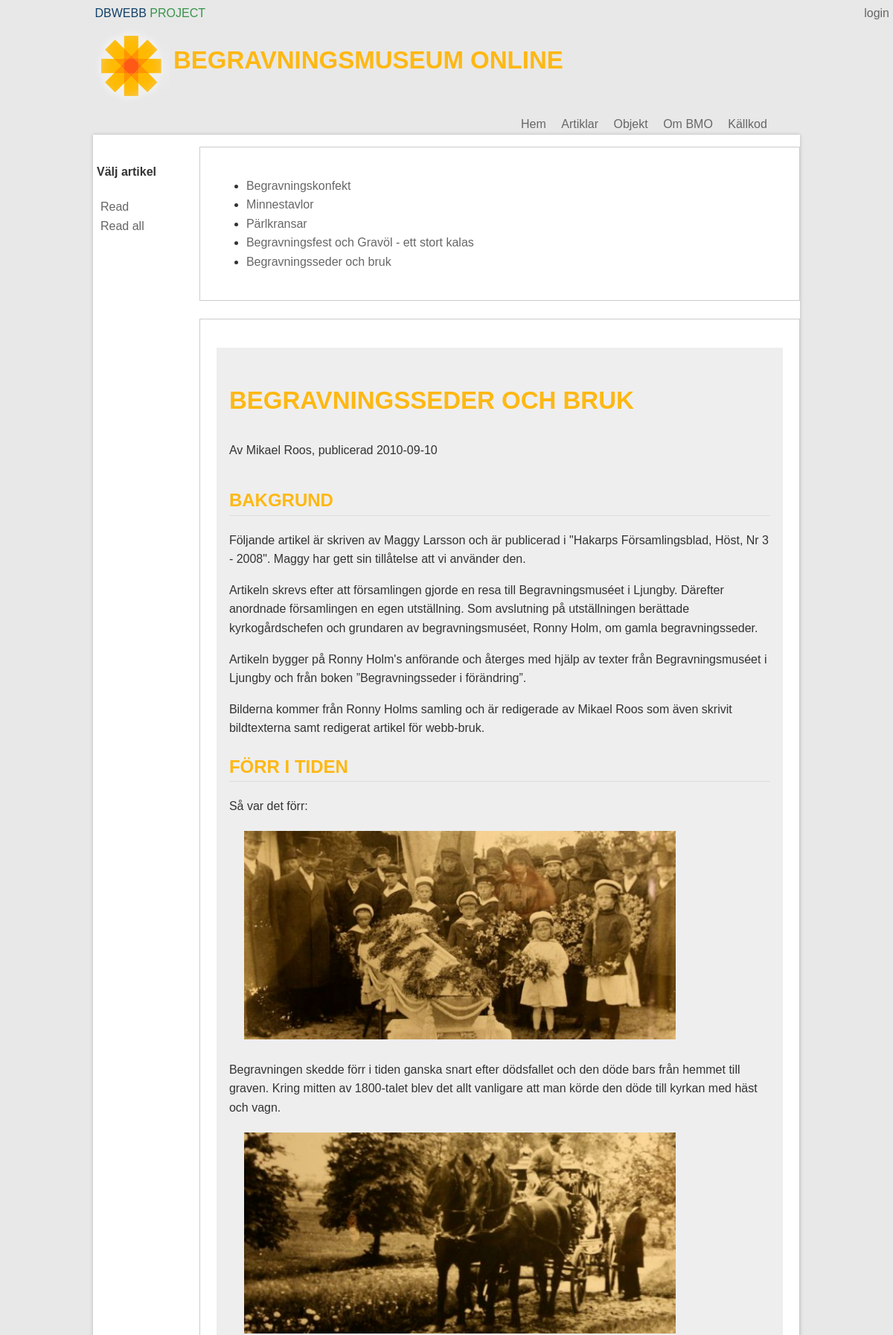
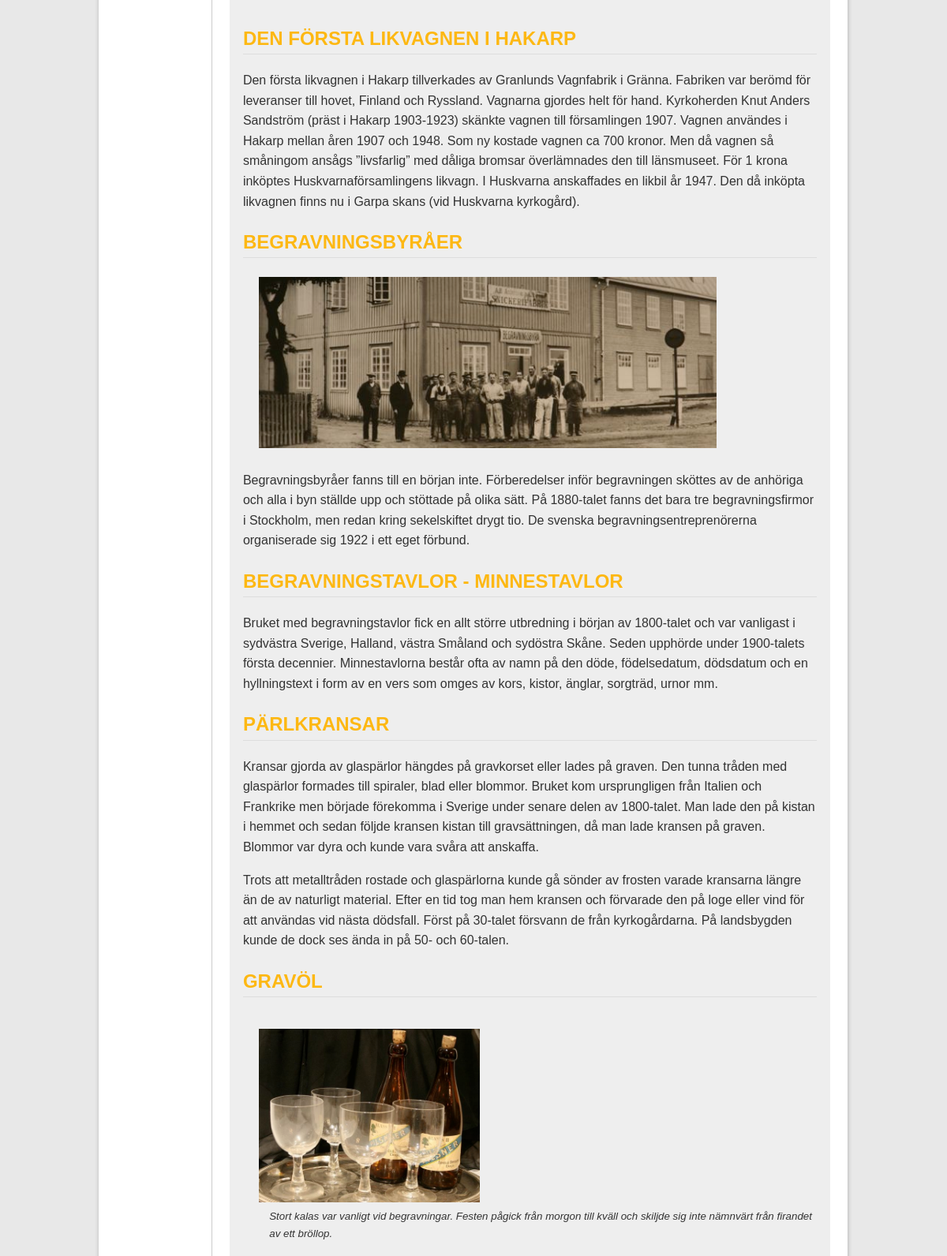
The page /article.php?p=showArticle&a=Begravningsseder och bruk (upper part) on the database its author committed (2 pictures, top to bottom).
### tables this page shows
CREATE TABLE "Article" ("id" INTEGER PRIMARY KEY  AUTOINCREMENT  NOT NULL  UNIQUE , "category" TEXT, "title" TEXT, "content" TEXT, "author" TEXT, "pubdate" DATETIME NOT NULL  DEFAULT CURRENT_DATE);

### incl/article/showArticle.php (the view, shortened to what this page needs)
<?php
$db= new PDO("sqlite:$dbPath");
$db->setAttribute(PDO::ATTR_ERRMODE, PDO::ERRMODE_WARNING);
$stmt = $db->prepare('SELECT * FROM Article WHERE category = "article";');
$stmt->execute();
$res = $stmt->fetchAll(PDO::FETCH_ASSOC);
$current = null;
$a=null;
if(isset($_GET["a"])){
	$a = $_GET["a"];
}
?>
	<fieldset>
		<ul>
		<?php foreach($res as $article): ?>
			<li><a href="<?php echo $currentArticle="?p=showArticle&a=" . $article['title']; ?>"><?php echo $article['title']; ?></a>
		<?php endforeach; ?>
		</ul>
	</fieldset>
	<?php if(isset($a)){
		foreach($res as $article){
			if($a == $article['title']){
				$current = $article;
			}
		}
	}
	?>
	<?php if(isset($current)): ?>
	<fieldset>
		<p>
			<div style="background:#eee; border:1px solid #eee;padding:1em;overflow:auto;">
				<h1><?php echo $current['title']; ?></h1>
				<p class="by-author"><?php echo $current['author'] . ', publicerad ' . $current['pubdate']; ?></p>
				<p><?php echo $current['content']; ?></p>
			</div>
		</p>
	</fieldset>
	<?php endif;?>

### incl/header.php (shortened to what this page needs)
 <!DOCTYPE html>
<html lang="sv">
<head>
	<link rel="stylesheet" href="style/FiddeStyle.css" title="Styling">
	<link rel="alternate stylesheet" href="style/debug.css" title="Debug style">
	<link rel="alternate stylesheet" href="style/style.css">
</head>
	<body <?php if(isset($pageId)) echo " id='$pageId' "; ?>>
	<header id="above">
		<?php echo userLoginMenu(); ?>
		<div id="topMenu">
			<nav class="related">
				<a href="#"><span style="color:#114069">DBWEBB</span> <span style="color:#369449">PROJECT</span></a>
			</nav>
		</div>
	</header>
	<div class="containerWrapper">
		<header id="top">
			<div class="left">
				<img src="img/logo.png" alt="htmlphp logo" style="padding-right: 5px;">
			</div>
			<h1>BEGRAVNINGSMUSEUM ONLINE</h1>
		</header>
		<nav class="navMenu">
			<a id="index-"     href="index.php">Hem</a>
			<a id="article-" href="article.php">Artiklar</a>
			<a id="object-" href="#">Objekt</a>
			<a id="about-" href="about.php">Om BMO</a>
			<a id="source-" href="viewsource.php">Källkod</a>
		</nav>

### src/login.php (shortened to what this page needs)
<?php
function userIsAuthenticated() {
  if(isset($_SESSION['authenticated'])) {
    return $_SESSION['authenticated'];
  } else {
    return false;
  }
}
function userLoginMenu() {
  $menu = array(
    "login"   => "login.php?p=login",
    "status"   => "login.php",
    "logout"   => "login.php?p=logout",
  );
  if(userIsAuthenticated()) {
    unset($menu['login']);
  } else {
    unset($menu['status']);
    unset($menu['logout']);
  }
  $html = "<nav class='login'>";
  foreach($menu as $key=>$val) {
    $html .= "<a href='$val'>$key</a> ";
  }
  $html .= "</nav>";
  return $html;
}

### article.php (shortened to what this page needs)
<?php
	$pageId = "BMO-Artiklar";
	$p=null;
	if(isset($_GET["p"])){
		$p = $_GET["p"];
	}
	$path = "incl/article";
	$file = null;
	if($p == "showArticle"){
		$file = "showArticle.php";
	}
	elseif($p == "read-all"){
		$title ="BMO-alla artiklar";
		$file = "showAllArticle.php";
	}
	else{
		$title = "Artiklar";
		$file = "default.php";
	}
?>
<?php include("incl/header.php"); ?>
<div id="content">
	<div class="justify">
		<aside class="left">
			<?php include("$path/aside.php");?>
		</aside>
		<article class="right border" style="width:85%;">
			<?php include("$path/$file");?>
		</article>
	</div>
</div>
<?php include("incl/footer.php");

### incl/article/aside.php
<nav class="lmenu">
	<ul <?php if(isset($p)) echo "id='".strip_tags($p)."'"; ?>>
	   <li><h4>Välj artikel</h4>
	      <ul>
				<li id="article-read-"><a href="?p=showArticle">Read</a>
				<li id="article-readAll-"><a href="?p=read-all">Read all</a>
		   </ul>
	</ul>
</nav>

### incl/footer.php (shortened to what this page needs)
</div>
</body>
</html>

### style/FiddeStyle.css (style rules this page uses)
* { font-family:proxima-nova-soft,sans-serif; font-size:16px; color:#333; line-height:1.6em }
html,body { margin:0; padding:0; }
html { background:#e6e6e6; overflow-y:scroll; }
body { background:#E8E8E8; }
h1,h2 { color:#FDB813; }
h1 { text-transform: uppercase; font-size:33px; }
h2 { font-size:24px; border-bottom: 1px solid #ddd; text-transform: uppercase; }
img { border:0; }
header#top,div#content,nav.navMenu { margin: 0 auto; width:950px; }
div#content { padding:1em 0 1em 0; }
header#above { border-bottom:1px solid #E6E6E6; margin-bottom:2px; padding-left:5px; background:-moz-linear-gradient(right center , #d0d1d1 0%, #e6e6e6 69%) repeat scroll 0 0 #d0d1d1; color:#393939; height:30px; }
#topMenu { background:url('img/diWhite.png') repeat scroll 0 0 transparent; height:30px; }
nav.related { margin:0 auto; width:950px; }
nav.related, nav.login { padding-top:5px; }
nav.login { float:right; padding-right:5px; }
header#top { overflow:auto; }
header#top h1 { border:none; }
nav.navMenu { padding: 2px 8px; width:380px; float:right; }
nav.navMenu a { padding: 6px 8px; }
a { color: #666; outline:0; }
a:link { text-decoration: none; }
.right { float:right; }
.left { float:left; }
div#content { overflow:auto; background:#FFF; box-shadow: 0 0 5px rgba(0,0,0,0.2); padding-bottom:40px; }
.containerWrapper { margin:0 auto; width:960px; }
figure { padding:4px;margin:1em; }
figcaption { font-style:italic; font-size:smaller; padding-left:1em; }
figure.right { margin-right:0; }
nav.lmenu ul, nav.lmenu ul ul { list-style:outside none; margin:5px; padding:0; }

### style/debug.css (style rules this page uses)
body { background: beige; }
header#above { background:blueviolet; }
header#top { border: 2px dashed aquamarine; }
nav.navMenu { border:4px dotted brown; }
div#content { background:darksalmon; }
article { background: antiquewhite; }
figure { background:firebrick; }

### style/style.css (style rules this page uses)
html { background: #cc6666; }
body { margin: 8px auto; width: 934px; padding: 8px; background: #ffffcc; border: 1px dashed #660033; font-family: Georgia, serif; color: #333333; }
h1 { text-transform: uppercase; border-bottom: 4px double #333333; }
header#above { font-family:arial,helvetica,sans-serif; border-bottom:1px solid #E6E6E6; margin-bottom:4px; color:#000; }
nav.navMenu { display: block; padding: 0.2em 1em 0 1em; background: #ffcc99; border-bottom: 2px solid #999999; }
nav.navMenu a { padding: 0.3em 1em 0 1em; color: #555555; font-family: Tahoma, Geneva, sans-serif; text-decoration:none; }
aside { width:15%; }
.right { float:right; }
figure { border:4px solid #E6E6E6; margin:1em; text-align:center; }
figure figcaption { background:#E6E6E6; border:2px solid #E6E6E6; }
header,footer,nav,article,section,aside,figure,figcaption { display:block; }

### style/forms.css (style rules this page uses)
fieldset { padding:0 1.4em 1.4em 1.4em; margin: 0 0 1.5em 0; border: 1px solid #ccc; }
fieldset, #IE8#HACK { padding-top:1.4em; }

### rows shown on the page
article: title "Begravningskonfekt"
article: title "Minnestavlor"
article: title "Pärlkransar"
article: title "Begravningsfest och Gravöl - ett stort kalas"
article: title "Begravningsseder och bruk", title "BEGRAVNINGSSEDER OCH BRUK", author "Av Mikael Roos", pubdate "2010-09-10", content "BAKGRUND Följande artikel är skriven av Maggy Larsson och är publicerad i \"Hakarps Församlingsblad, Höst, Nr 3 - 2008\". Maggy har gett sin tillåtelse att vi använder den. Artikeln skrevs efter att församlingen gjorde en resa till Begravningsmuséet i Ljungby. Därefter anordnade församlingen en egen utställning. Som avslutning på utställningen berättade kyrkogårdschefen och grundaren av begravningsmuséet, Ronny Holm, om gamla begravningsseder. Artikeln bygger på Ronny Holm's anförande och återges med hjälp av texter från Begravningsmuséet i Ljungby och från boken ”Begravningsseder i förändring”. Bilderna kommer från Ronny Holms samling och är redigerade av Mikael Roos som även skrivit…", content (picture)

### other values the page prints
$key "login"
